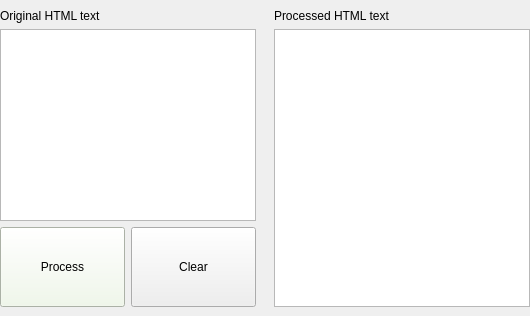
     <widget class="QWidget" name="wid_html" native="true">
      <property name="sizePolicy">
       <sizepolicy hsizetype="Preferred" vsizetype="Expanding">
        <horstretch>0</horstretch>
        <verstretch>0</verstretch>
       </sizepolicy>
      </property>
      <layout class="QHBoxLayout" name="horizontalLayout_2">
       <property name="spacing">
        <number>0</number>
       </property>
       <property name="leftMargin">
        <number>0</number>
       </property>
       <property name="topMargin">
        <number>0</number>
       </property>
       <property name="rightMargin">
        <number>0</number>
       </property>
       <property name="bottomMargin">
        <number>0</number>
       </property>
       <item>
        <widget class="QWidget" name="widget_7" native="true">
         <layout class="QVBoxLayout" name="verticalLayout_2">
          <property name="leftMargin">
           <number>0</number>
          </property>
          <item>
           <widget class="QLabel" name="label">
            <property name="text">
             <string>Original HTML text</string>
            </property>
           </widget>
          </item>
          <item>
           <widget class="QPlainTextEdit" name="plain_text_html"/>
          </item>
          <item>
           <widget class="QWidget" name="widget_8" native="true">
            <property name="minimumSize">
             <size>
              <width>0</width>
              <height>80</height>
             </size>
            </property>
            <layout class="QHBoxLayout" name="horizontalLayout_4">
             <property name="leftMargin">
              <number>0</number>
             </property>
             <property name="topMargin">
              <number>0</number>
             </property>
             <property name="rightMargin">
              <number>0</number>
             </property>
             <property name="bottomMargin">
              <number>0</number>
             </property>
             <item>
              <widget class="QPushButton" name="btn_process">
               <property name="sizePolicy">
                <sizepolicy hsizetype="Minimum" vsizetype="Minimum">
                 <horstretch>0</horstretch>
                 <verstretch>0</verstretch>
                </sizepolicy>
               </property>
               <property name="palette">
                <palette>
                 <active>
                  <colorrole role="WindowText">
                   <brush brushstyle="SolidPattern">
                    <color alpha="255">
                     <red>0</red>
                     <green>0</green>
                     <blue>0</blue>
                    </color>
                   </brush>
                  </colorrole>
                  <colorrole role="Button">
                   <brush brushstyle="SolidPattern">
                    <color alpha="255">
                     <red>239</red>
                     <green>248</green>
                     <blue>232</blue>
                    </color>
                   </brush>
                  </colorrole>
                  <colorrole role="Light">
                   <brush brushstyle="SolidPattern">
                    <color alpha="255">
                     <red>255</red>
                     <green>255</green>
                     <blue>255</blue>
                    </color>
                   </brush>
                  </colorrole>
                  <colorrole role="Midlight">
                   <brush brushstyle="SolidPattern">
                    <color alpha="255">
                     <red>247</red>
                     <green>251</green>
                     <blue>243</blue>
                    </color>
                   </brush>
                  </colorrole>
                  <colorrole role="Dark">
                   <brush brushstyle="SolidPattern">
                    <color alpha="255">
                     <red>119</red>
                     <green>124</green>
                     <blue>116</blue>
                    </color>
                   </brush>
                  </colorrole>
                  <colorrole role="Mid">
                   <brush brushstyle="SolidPattern">
                    <color alpha="255">
                     <red>159</red>
                     <green>165</green>
                     <blue>155</blue>
                    </color>
                   </brush>
                  </colorrole>
                  <colorrole role="Text">
                   <brush brushstyle="SolidPattern">
                    <color alpha="255">
                     <red>0</red>
                     <green>0</green>
                     <blue>0</blue>
                    </color>
                   </brush>
                  </colorrole>
                  <colorrole role="BrightText">
                   <brush brushstyle="SolidPattern">
                    <color alpha="255">
                     <red>255</red>
                     <green>255</green>
                     <blue>255</blue>
                    </color>
                   </brush>
                  </colorrole>
                  <colorrole role="ButtonText">
                   <brush brushstyle="SolidPattern">
                    <color alpha="255">
                     <red>0</red>
                     <green>0</green>
                     <blue>0</blue>
                    </color>
                   </brush>
                  </colorrole>
                  <colorrole role="Base">
                   <brush brushstyle="SolidPattern">
                    <color alpha="255">
                     <red>255</red>
                     <green>255</green>
                     <blue>255</blue>
                    </color>
                   </brush>
                  </colorrole>
                  <colorrole role="Window">
                   <brush brushstyle="SolidPattern">
                    <color alpha="255">
                     <red>239</red>
                     <green>248</green>
                     <blue>232</blue>
                    </color>
                   </brush>
                  </colorrole>
                  <colorrole role="Shadow">
                   <brush brushstyle="SolidPattern">
                    <color alpha="255">
                     <red>0</red>
                     <green>0</green>
                     <blue>0</blue>
                    </color>
                   </brush>
                  </colorrole>
                  <colorrole role="AlternateBase">
                   <brush brushstyle="SolidPattern">
                    <color alpha="255">
                     <red>247</red>
                     <green>251</green>
                     <blue>243</blue>
                    </color>
                   </brush>
                  </colorrole>
                  <colorrole role="ToolTipBase">
                   <brush brushstyle="SolidPattern">
                    <color alpha="255">
                     <red>255</red>
                     <green>255</green>
                     <blue>220</blue>
                    </color>
                   </brush>
                  </colorrole>
                  <colorrole role="ToolTipText">
                   <brush brushstyle="SolidPattern">
                    <color alpha="255">
                     <red>0</red>
                     <green>0</green>
                     <blue>0</blue>
                    </color>
                   </brush>
                  </colorrole>
                  <colorrole role="PlaceholderText">
                   <brush brushstyle="SolidPattern">
                    <color alpha="128">
                     <red>0</red>
                     <green>0</green>
                     <blue>0</blue>
                    </color>
                   </brush>
                  </colorrole>
                 </active>
                 <inactive>
                  <colorrole role="WindowText">
                   <brush brushstyle="SolidPattern">
                    <color alpha="255">
                     <red>0</red>
                     <green>0</green>
                     <blue>0</blue>
                    </color>
                   </brush>
                  </colorrole>
                  <colorrole role="Button">
                   <brush brushstyle="SolidPattern">
                    <color alpha="255">
                     <red>239</red>
                     <green>248</green>
                     <blue>232</blue>
                    </color>
                   </brush>
                  </colorrole>
                  <colorrole role="Light">
                   <brush brushstyle="SolidPattern">
                    <color alpha="255">
                     <red>255</red>
                     <green>255</green>
                     <blue>255</blue>
                    </color>
                   </brush>
                  </colorrole>
                  <colorrole role="Midlight">
                   <brush brushstyle="SolidPattern">
                    <color alpha="255">
                     <red>247</red>
                     <green>251</green>
                     <blue>243</blue>
                    </color>
                   </brush>
                  </colorrole>
                  <colorrole role="Dark">
                   <brush brushstyle="SolidPattern">
                    <color alpha="255">
                     <red>119</red>
                     <green>124</green>
                     <blue>116</blue>
                    </color>
                   </brush>
                  </colorrole>
                  <colorrole role="Mid">
                   <brush brushstyle="SolidPattern">
                    <color alpha="255">
                     <red>159</red>
                     <green>165</green>
                     <blue>155</blue>
                    </color>
                   </brush>
                  </colorrole>
                  <colorrole role="Text">
                   <brush brushstyle="SolidPattern">
                    <color alpha="255">
                     <red>0</red>
                     <green>0</green>
                     <blue>0</blue>
                    </color>
                   </brush>
                  </colorrole>
                  <colorrole role="BrightText">
                   <brush brushstyle="SolidPattern">
                    <color alpha="255">
                     <red>255</red>
                     <green>255</green>
                     <blue>255</blue>
                    </color>
                   </brush>
                  </colorrole>
                  <colorrole role="ButtonText">
                   <brush brushstyle="SolidPattern">
                    <color alpha="255">
                     <red>0</red>
                     <green>0</green>
                     <blue>0</blue>
                    </color>
                   </brush>
                  </colorrole>
                  <colorrole role="Base">
                   <brush brushstyle="SolidPattern">
                    <color alpha="255">
                     <red>255</red>
                     <green>255</green>
                     <blue>255</blue>
                    </color>
                   </brush>
                  </colorrole>
                  <colorrole role="Window">
                   <brush brushstyle="SolidPattern">
                    <color alpha="255">
                     <red>239</red>
                     <green>248</green>
                     <blue>232</blue>
                    </color>
                   </brush>
                  </colorrole>
                  <colorrole role="Shadow">
                   <brush brushstyle="SolidPattern">
                    <color alpha="255">
                     <red>0</red>
                     <green>0</green>
                     <blue>0</blue>
                    </color>
                   </brush>
                  </colorrole>
                  <colorrole role="AlternateBase">
                   <brush brushstyle="SolidPattern">
                    <color alpha="255">
                     <red>247</red>
                     <green>251</green>
                     <blue>243</blue>
                    </color>
                   </brush>
                  </colorrole>
                  <colorrole role="ToolTipBase">
                   <brush brushstyle="SolidPattern">
                    <color alpha="255">
                     <red>255</red>
                     <green>255</green>
                     <blue>220</blue>
                    </color>
                   </brush>
                  </colorrole>
                  <colorrole role="ToolTipText">
                   <brush brushstyle="SolidPattern">
                    <color alpha="255">
                     <red>0</red>
                     <green>0</green>
                     <blue>0</blue>
                    </color>
                   </brush>
                  </colorrole>
                  <colorrole role="PlaceholderText">
                   <brush brushstyle="SolidPattern">
                    <color alpha="128">
                     <red>0</red>
                     <green>0</green>
                     <blue>0</blue>
                    </color>
                   </brush>
                  </colorrole>
                 </inactive>
                 <disabled>
                  <colorrole role="WindowText">
                   <brush brushstyle="SolidPattern">
                    <color alpha="255">
                     <red>119</red>
                     <green>124</green>
                     <blue>116</blue>
                    </color>
                   </brush>
                  </colorrole>
                  <colorrole role="Button">
                   <brush brushstyle="SolidPattern">
                    <color alpha="255">
                     <red>239</red>
                     <green>248</green>
                     <blue>232</blue>
                    </color>
                   </brush>
                  </colorrole>
                  <colorrole role="Light">
                   <brush brushstyle="SolidPattern">
                    <color alpha="255">
                     <red>255</red>
                     <green>255</green>
                     <blue>255</blue>
                    </color>
                   </brush>
                  </colorrole>
                  <colorrole role="Midlight">
                   <brush brushstyle="SolidPattern">
                    <color alpha="255">
                     <red>247</red>
                     <green>251</green>
                     <blue>243</blue>
                    </color>
                   </brush>
                  </colorrole>
                  <colorrole role="Dark">
                   <brush brushstyle="SolidPattern">
                    <color alpha="255">
                     <red>119</red>
                     <green>124</green>
                     <blue>116</blue>
                    </color>
                   </brush>
                  </colorrole>
                  <colorrole role="Mid">
                   <brush brushstyle="SolidPattern">
                    <color alpha="255">
                     <red>159</red>
                     <green>165</green>
                     <blue>155</blue>
                    </color>
                   </brush>
                  </colorrole>
                  <colorrole role="Text">
                   <brush brushstyle="SolidPattern">
                    <color alpha="255">
                     <red>119</red>
                     <green>124</green>
                     <blue>116</blue>
                    </color>
                   </brush>
                  </colorrole>
                  <colorrole role="BrightText">
                   <brush brushstyle="SolidPattern">
                    <color alpha="255">
                     <red>255</red>
                     <green>255</green>
                     <blue>255</blue>
                    </color>
                   </brush>
                  </colorrole>
                  <colorrole role="ButtonText">
                   <brush brushstyle="SolidPattern">
                    <color alpha="255">
                     <red>119</red>
                     <green>124</green>
                     <blue>116</blue>
                    </color>
                   </brush>
                  </colorrole>
                  <colorrole role="Base">
                   <brush brushstyle="SolidPattern">
                    <color alpha="255">
                     <red>239</red>
                     <green>248</green>
                     <blue>232</blue>
                    </color>
                   </brush>
                  </colorrole>
                  <colorrole role="Window">
                   <brush brushstyle="SolidPattern">
                    <color alpha="255">
                     <red>239</red>
                     <green>248</green>
                     <blue>232</blue>
                    </color>
                   </brush>
                  </colorrole>
                  <colorrole role="Shadow">
                   <brush brushstyle="SolidPattern">
                    <color alpha="255">
                     <red>0</red>
                     <green>0</green>
                     <blue>0</blue>
                    </color>
                   </brush>
                  </colorrole>
                  <colorrole role="AlternateBase">
                   <brush brushstyle="SolidPattern">
                    <color alpha="255">
                     <red>239</red>
                     <green>248</green>
                     <blue>232</blue>
                    </color>
                   </brush>
                  </colorrole>
                  <colorrole role="ToolTipBase">
                   <brush brushstyle="SolidPattern">
                    <color alpha="255">
                     <red>255</red>
                     <green>255</green>
                     <blue>220</blue>
                    </color>
                   </brush>
                  </colorrole>
                  <colorrole role="ToolTipText">
                   <brush brushstyle="SolidPattern">
                    <color alpha="255">
                     <red>0</red>
                     <green>0</green>
                     <blue>0</blue>
                    </color>
                   </brush>
                  </colorrole>
                  <colorrole role="PlaceholderText">
                   <brush brushstyle="SolidPattern">
                    <color alpha="128">
                     <red>0</red>
                     <green>0</green>
                     <blue>0</blue>
                    </color>
                   </brush>
                  </colorrole>
                 </disabled>
                </palette>
               </property>
               <property name="text">
                <string>Process</string>
               </property>
              </widget>
             </item>
             <item>
              <widget class="QPushButton" name="btn_clear">
               <property name="sizePolicy">
                <sizepolicy hsizetype="Minimum" vsizetype="Minimum">
                 <horstretch>0</horstretch>
                 <verstretch>0</verstretch>
                </sizepolicy>
               </property>
               <property name="text">
                <string>Clear</string>
               </property>
              </widget>
             </item>
            </layout>
           </widget>
          </item>
         </layout>
        </widget>
       </item>
       <item>
        <widget class="QWidget" name="widget_4" native="true">
         <layout class="QVBoxLayout" name="verticalLayout_4">
          <property name="rightMargin">
           <number>0</number>
          </property>
          <item>
           <widget class="QLabel" name="label_2">
            <property name="text">
             <string>Processed HTML text</string>
            </property>
           </widget>
          </item>
          <item>
           <widget class="QPlainTextEdit" name="plain_text_processed">
            <property name="readOnly">
             <bool>true</bool>
            </property>
           </widget>
          </item>
         </layout>
        </widget>
       </item>
      </layout>
     </widget>
